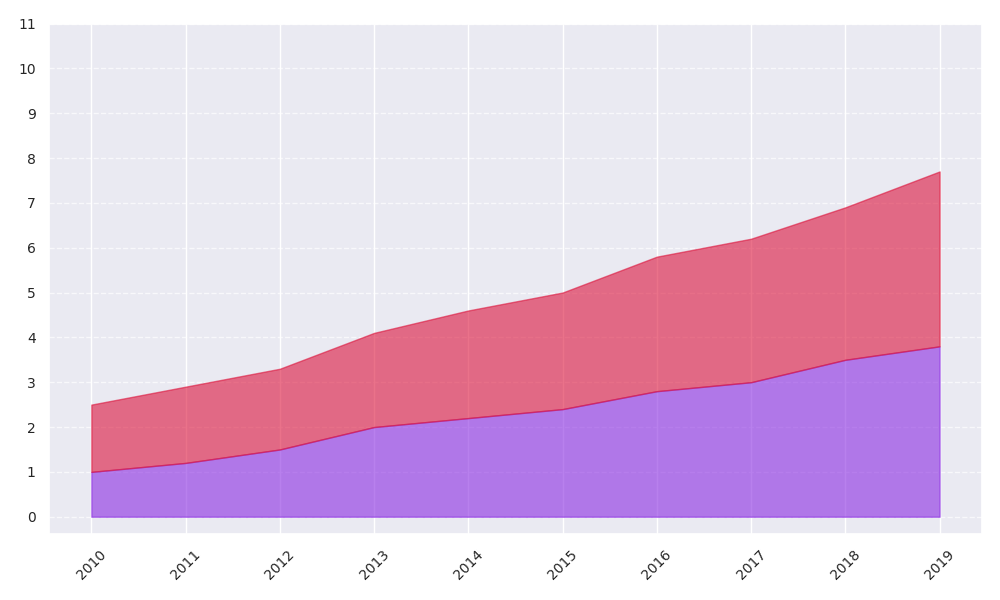

Here is the Python script that generated this plot:
import numpy as np
import matplotlib.pyplot as plt

years = np.arange(2010, 2020)
strawberries_yield = np.array([1.0, 1.2, 1.5, 2.0, 2.2, 2.4, 2.8, 3.0, 3.5, 3.8])
tomatoes_yield = np.array([1.5, 1.7, 1.8, 2.1, 2.4, 2.6, 3.0, 3.2, 3.4, 3.9])

# Calculating the cumulative yield by adding tomatoes and strawberries directly
cumulative_strawberries_tomatoes = strawberries_yield + tomatoes_yield

fig, ax = plt.subplots(figsize=(10, 6))

ax.fill_between(years, strawberries_yield, color='#8A2BE2', alpha=0.6)
ax.fill_between(years, cumulative_strawberries_tomatoes, strawberries_yield, color='#DC143C', alpha=0.6)

ax.grid(axis='y', linestyle='--', alpha=0.7)
ax.set_xticks(years)
ax.set_yticks(np.arange(0, 12, 1))
ax.yaxis.set_tick_params(labelsize=10)
ax.xaxis.set_tick_params(labelsize=10)
plt.xticks(rotation=45)

plt.tight_layout()
plt.show()
